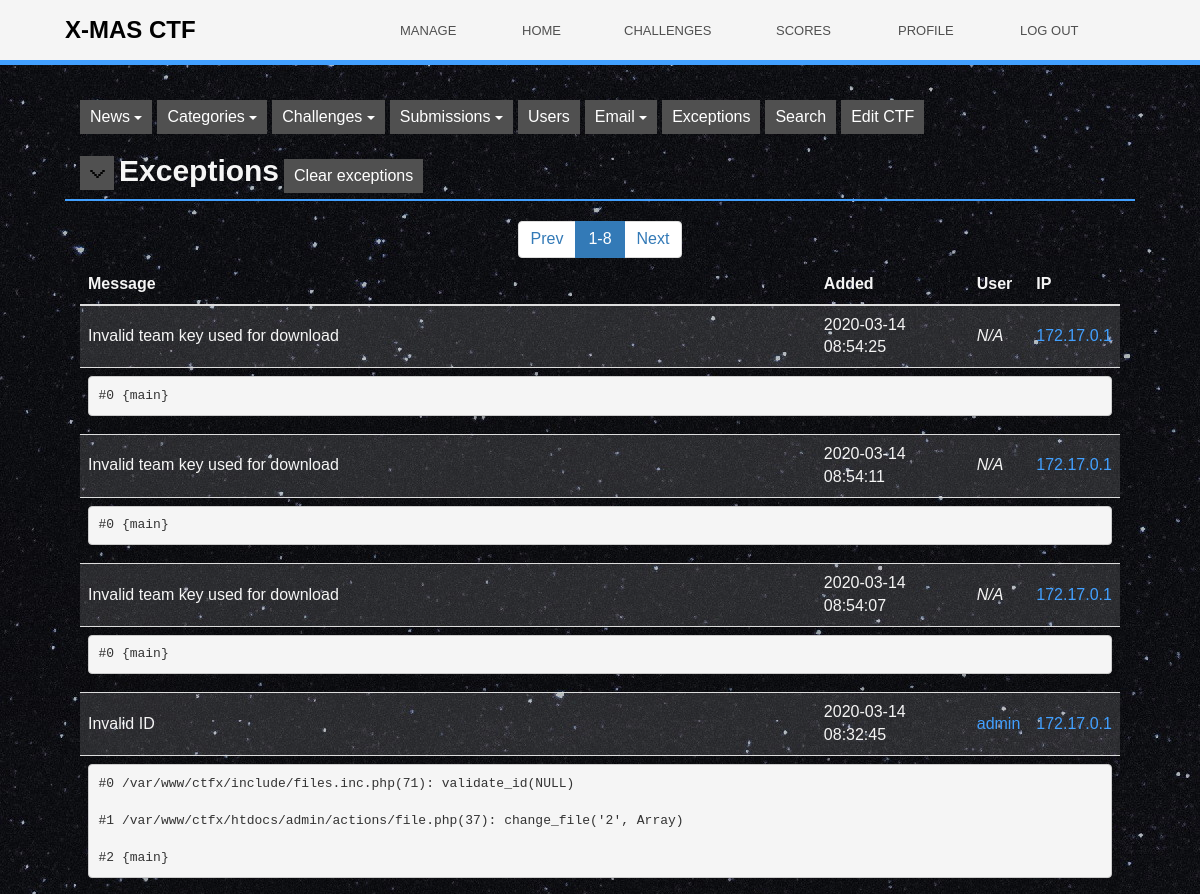
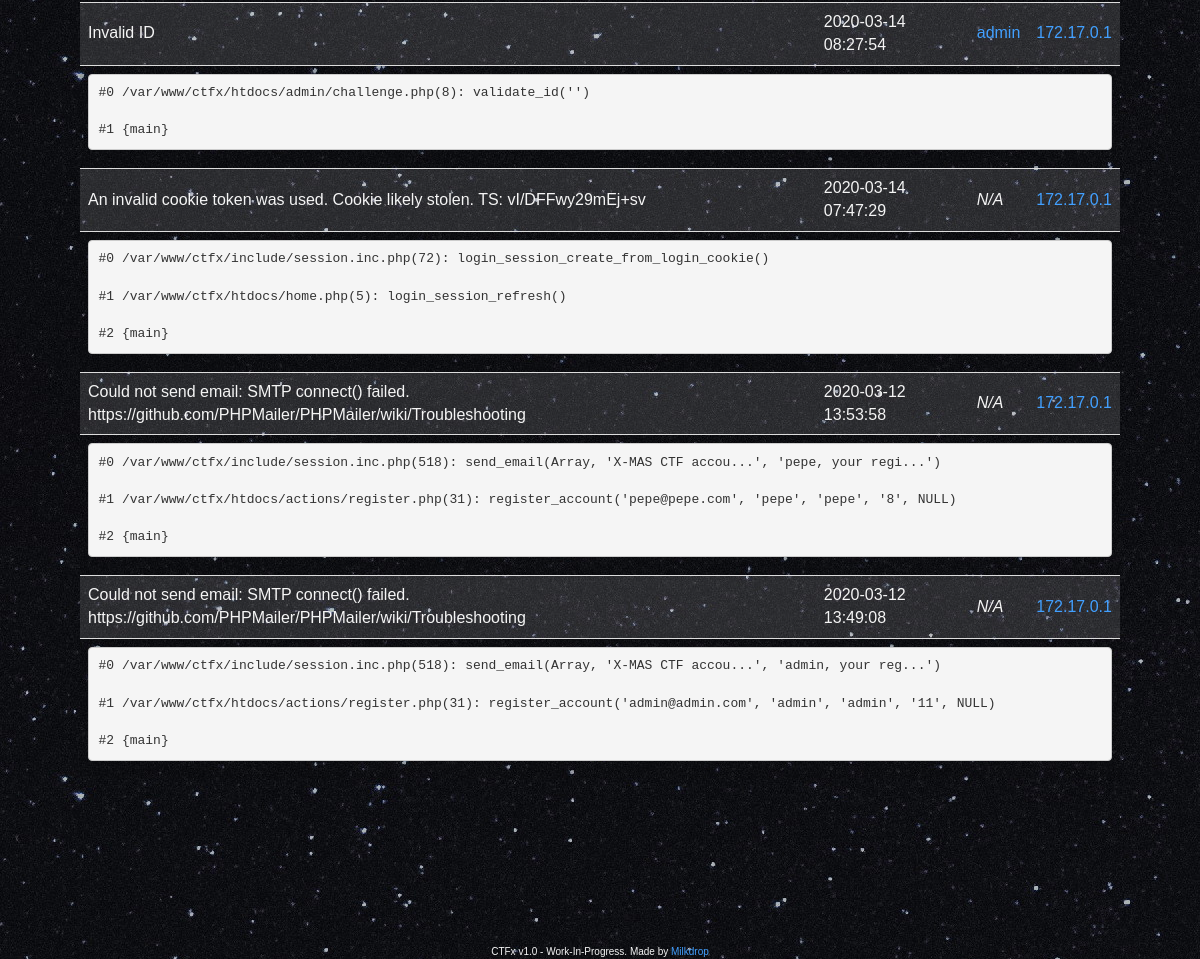
/admin/exceptions.php (signed in), run on the app's committed database (2 pictures, top to bottom).
### tables this page shows
CREATE TABLE exceptions (
  id int(10) unsigned NOT NULL AUTO_INCREMENT,
  added int(10) unsigned NOT NULL,
  added_by int(10) unsigned NOT NULL,
  message varchar(255) NOT NULL,
  `code` varchar(10) NOT NULL,
  trace text NOT NULL,
  `file` varchar(255) NOT NULL,
  line int(10) unsigned NOT NULL,
  user_ip int(10) unsigned NOT NULL,
  user_agent text NOT NULL,
  unread BOOLEAN NOT NULL DEFAULT TRUE,
PRIMARY KEY (id)
);

CREATE TABLE users (
  id int(10) unsigned NOT NULL AUTO_INCREMENT,
  email varchar(255) NOT NULL,
  team_name varchar(255) NOT NULL,
  added int(10) unsigned NOT NULL,
  last_active int(10) unsigned NOT NULL DEFAULT '0',
  passhash varchar(255) NOT NULL,
  download_key char(64) NOT NULL,
  class tinyint(4) NOT NULL DEFAULT '0',
  enabled tinyint(1) NOT NULL DEFAULT '1',
  user_type tinyint(3) unsigned NOT NULL DEFAULT '0',
  competing tinyint(1) NOT NULL DEFAULT '1',
  country_id smallint(5) unsigned NOT NULL,
  2fa_status enum('disabled','generated','enabled') NOT NULL DEFAULT 'disabled',
  PRIMARY KEY (id),
  UNIQUE KEY email (email),
  UNIQUE KEY team_name (team_name),
  UNIQUE KEY (download_key)
);

### include/db.inc.php (called while the page is built, shortened)
<?php
$db = null;
function get_global_db_pdo() {
    global $db;
    if ($db === null) {
        try {
            $db = new PDO(
                Config::get('MELLIVORA_CONFIG_DB_ENGINE').':' .
                'host='.Config::get('MELLIVORA_CONFIG_DB_HOST').';' .
                'port='.Config::get('MELLIVORA_CONFIG_DB_PORT').';' .
                'dbname='.Config::get('MELLIVORA_CONFIG_DB_NAME').';' .
                'charset=utf8', Config::get('MELLIVORA_CONFIG_DB_USER'),
                Config::get('MELLIVORA_CONFIG_DB_PASSWORD')
            );
            $db->setAttribute(PDO::ATTR_ERRMODE, PDO::ERRMODE_EXCEPTION);
            $db->setAttribute(PDO::ATTR_EMULATE_PREPARES, false);
        } catch (Exception $e) {
            message_inline_red('Caught exception connecting to database');
            throw $e;
        }
    }
    return $db;
}
function db_query_fetch_all ($query, array $values = null) {
    return db_query($query, $values, true);
}
function db_query ($query, array $values = null, $all = true) {
    $db = get_global_db_pdo();
    try {
        if (!empty($values)) {
            $stmt = $db->prepare($query);
            $stmt->execute($values);
        }
        else {
            $stmt = $db->query($query);
        }
        if ($all === true) {
            return $stmt->fetchAll(PDO::FETCH_ASSOC);
        }
        else if ($all === false) {
            return $stmt->fetch(PDO::FETCH_ASSOC);
        }
    } catch (PDOException $e) {
        sql_exception($e);
    }
}

### htdocs/admin/exceptions.php (the view, shortened to what this page needs)
<?php
if (array_get($_GET, 'user_id')) {
    section_title ('User exceptions ', button_link('Show all exceptions', '/admin/exceptions'));
} else if (array_get($_GET, 'delete')) {
  section_title ('Clear exceptions');
  form_start('/admin/actions/exceptions');
  form_input_checkbox('Delete confirmation', false, 'red');
  form_hidden('action', 'delete');
  message_inline_red('Warning! This will delete ALL exception logs!!');
  form_button_submit('Clear exceptions', 'danger');
  form_end();
  die(foot());
} else {
  section_title ('Exceptions ', button_link('Clear exceptions', '/admin/exceptions?delete=1'));
}
echo '
    <table id="hints" class="table table-striped table-hover">
      <thead>
        <tr>
          <th>Message</th>
          <th>Added</th>
          <th>User</th>
          <th>IP</th>
        </tr>
      </thead>
      <tbody>
    ';
$where = array();
$from = get_pager_from($_GET);
$query = 'SELECT
       e.id,
       e.message,
       e.added,
       e.added_by,
       e.trace,
       INET_NTOA(e.user_ip) AS user_ip,
       u.team_name
    FROM exceptions AS e
    LEFT JOIN users AS u ON u.id = e.added_by
    ';
$query .= 'ORDER BY e.id DESC
           LIMIT '.$from.', '.CONST_NUM_EXCEPTIONS_PER_PAGE;
$exceptions = db_query_fetch_all($query, array_values($where));
foreach($exceptions as $exception) {
    echo '
    <tr>
        <td>',htmlspecialchars($exception['message']),'</td>
        <td>',date_time($exception['added']),'</td>
        <td>',($exception['added_by'] ?
         '<a href="/admin/user.php?id='.htmlspecialchars($exception['added_by']).'">'.htmlspecialchars($exception['team_name']).'</a>'
         :
         '<i>N/A</i>'),'
        </td>
        <td><a href="/admin/ip_log.php?ip=',htmlspecialchars($exception['user_ip']),'">',htmlspecialchars($exception['user_ip']),'</a></td>
    </tr>
    <tr>
        <td colspan="4">
            <pre>',nl2br(htmlspecialchars($exception['trace'])),' </pre>
        </td>
    </tr>
    ';
}
echo '
      </tbody>
    </table>
     ';

### htdocs/css/mellivora.css (style rules this page uses)
html { height: 100%; }
body { background-color: #000; background-image: url("/img/StarryBG.jpg"); color: #f5f5f5; min-height: 100%; position: relative; font-family: Sans-serif; font-size: 16px; }
.table-striped > tbody > tr:nth-of-type(2n), .table-striped > tbody > tr:nth-of-type(2n):hover { background-color: rgba(10, 10, 10, 0.125); }
.table-striped > tbody > tr:nth-of-type(2n+1) { background-color: rgba(255, 255, 255, 0.125); }
.table > tbody > tr > td { vertical-align: middle; }
a { color: #42a0ff; outline: none !important; transition: color 200ms ease-in-out; }

### data on the page
exceptions: message "Invalid team key used for download", added "2020-03-14 08:54:25", added_by "N/A", user_ip "172.17.0.1", trace "#0 {main}"
exceptions: message "Invalid team key used for download", added "2020-03-14 08:54:11", added_by "N/A", user_ip "172.17.0.1", trace "#0 {main}"
exceptions: message "Invalid team key used for download", added "2020-03-14 08:54:07", added_by "N/A", user_ip "172.17.0.1", trace "#0 {main}"
exceptions: message "Invalid ID", added "2020-03-14 08:32:45", users.team_name "admin", user_ip "172.17.0.1", trace "#0 /var/www/ctfx/include/files.inc.php(71): validate_id(NULL) #1 /var/www/ctfx/htdocs/admin/actions/file.php(37): change_file('2', Array) #2 {main}"
exceptions: message "Invalid ID", added "2020-03-14 08:27:54", users.team_name "admin", user_ip "172.17.0.1", trace "#0 /var/www/ctfx/htdocs/admin/challenge.php(8): validate_id('') #1 {main}"
exceptions: message "An invalid cookie token was used. Cookie likely stolen. TS: vI/DFFwy29mEj+sv", added "2020-03-14 07:47:29", added_by "N/A", user_ip "172.17.0.1", trace "#0 /var/www/ctfx/include/session.inc.php(72): login_session_create_from_login_cookie() #1 /var/www/ctfx/htdocs/home.php(5): login_session_refresh() #2 {main}"
exceptions: message "Could not send email: SMTP connect() failed. https://github.com/PHPMailer/PHPMailer/wiki/Troubleshooting", added "2020-03-12 13:53:58", added_by "N/A", user_ip "172.17.0.1", trace "#0 /var/www/ctfx/include/session.inc.php(518): send_email(Array, 'X-MAS CTF accou...', 'pepe, your regi...') #1 /var/www/ctfx/htdocs/actions/register.php(31): register_account('pepe@pepe.com', 'pepe', 'pepe', '8', NULL) #2 {main}"
exceptions: message "Could not send email: SMTP connect() failed. https://github.com/PHPMailer/PHPMailer/wiki/Troubleshooting", added "2020-03-12 13:49:08", added_by "N/A", user_ip "172.17.0.1", trace "#0 /var/www/ctfx/include/session.inc.php(518): send_email(Array, 'X-MAS CTF accou...', 'admin, your reg...') #1 /var/www/ctfx/htdocs/actions/register.php(31): register_account('admin@admin.com', 'admin', 'admin', '11', NULL) #2 {main}"

### other printed values
Config::get('MELLIVORA_CONFIG_SITE_NAME') "X-MAS CTF"
lang_get('manage') "MANAGE"
lang_get('home') "HOME"
lang_get('challenges') "CHALLENGES"
lang_get('scores') "SCORES"
lang_get('profile') "PROFILE"
lang_get('log_out') "LOG OUT"
$name "News Categories Challenges Submissions Email"
$name "Users Exceptions Search Edit CTF"
$title "Exceptions"
$text "Clear exceptions"
min(1, $max) "1"
min($max, $per_page) "8"
